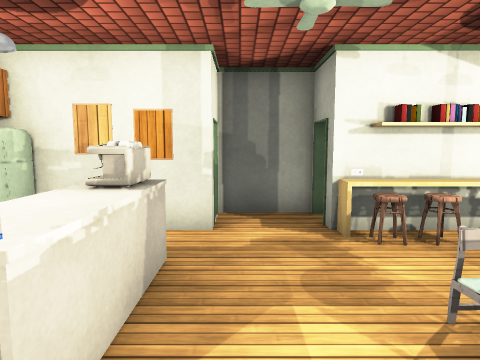
[1] (above)

12 first-person views from a walk through a scene from a Unity 3-D project. The camera is 1.5 m above the floor, tilts 6° down and sees 75° across. Doors are open. The floor is counted in squares, 1 m on a side. Each view is taken from the middle of a square. On the plan, view 1 faces up. The plan holds only what a view shows up to about 15 squares ahead; the rest is blank. The place goes on beyond the plan. The player character is not drawn. Some surface patterns are stand-ins.

[2]
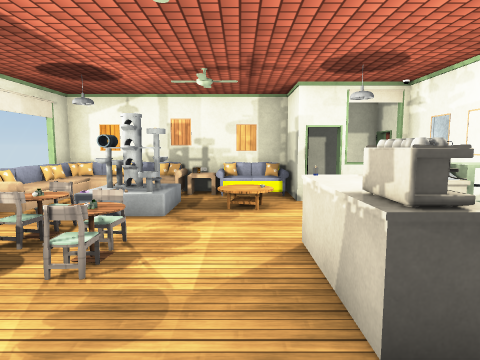

[3]
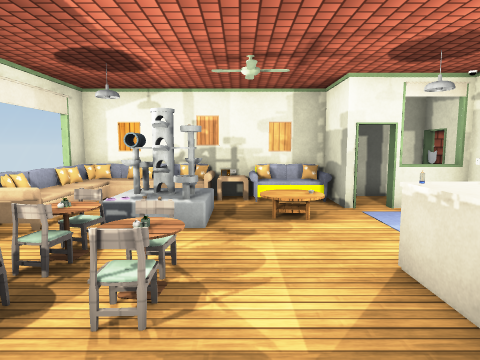

[4]
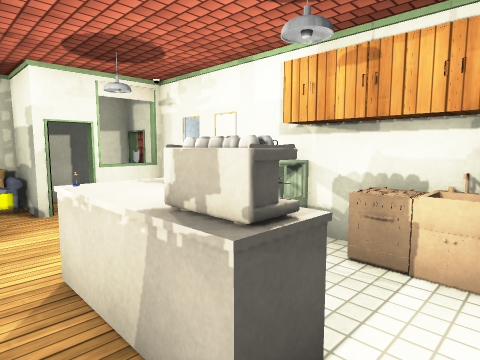

[5]
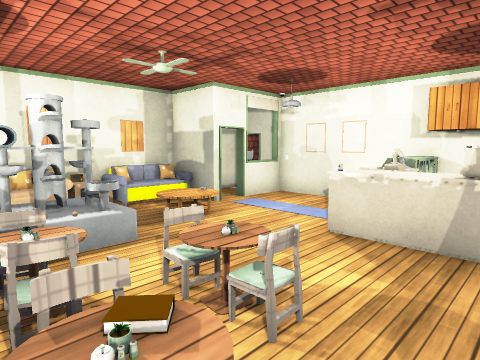

[6]
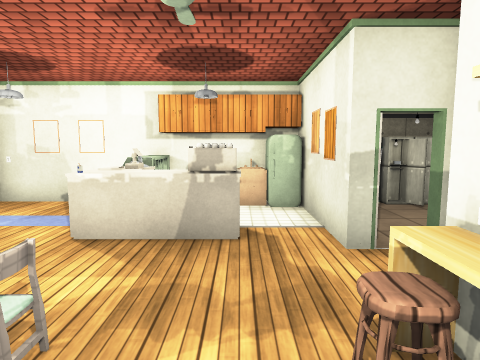

[7]
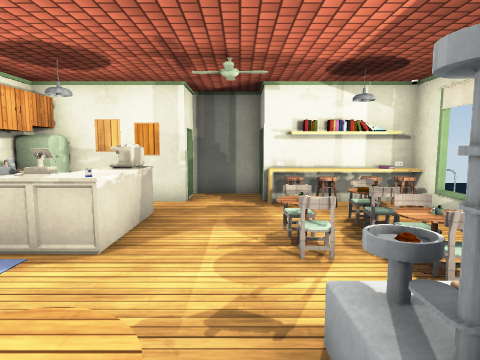

[8]
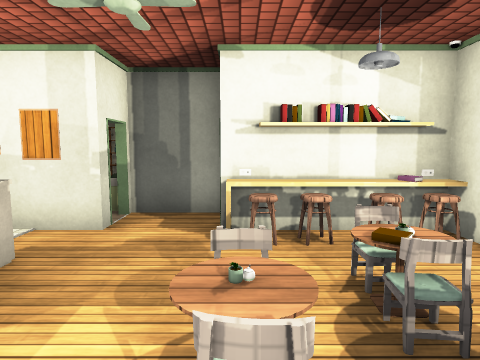

[9]
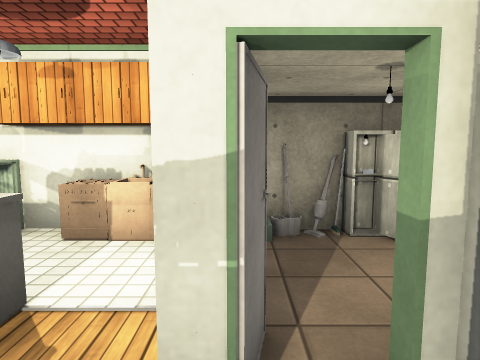

[10]
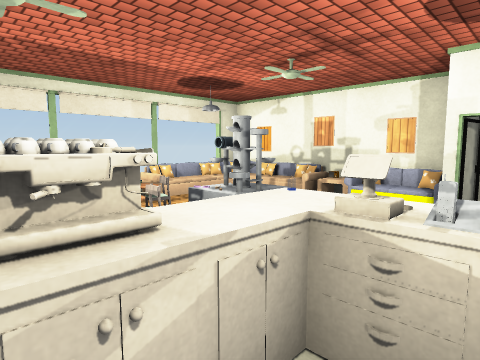

[11]
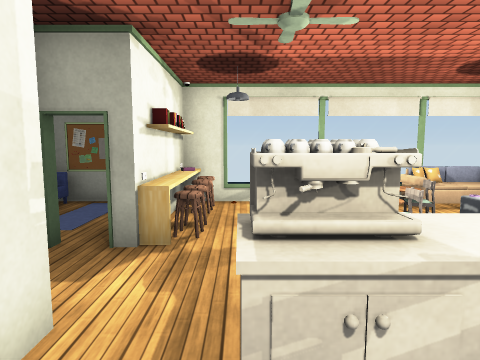

[12]
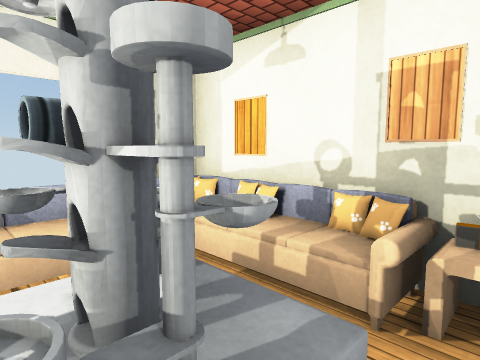

### Floor plan
Key: @ floor where view 1 was taken; # wall or solid block; x gap in a wall; . floor; D open door; = window, fence, low wall or low ledge; ^ raised ledge; v drop or lower ground; F fridge; S stool; B bookshelf; C chair; T table; P pillow; A sofa; R rug; O other object.
Columns run from 5 left of view 1 to 6 right of it. Each row starts with its distance up from view 1.
  9 OO       AAv
  8 OO..#   RRRv
  7 v=..####RRR
  6 O####..##
  5 vF.....SSSSB
  4 OO.#O...C..=
  3 vO.^O..TT..
  2 FFO^^..CC. v
  1 vFFR^..CCT v
  0 #....@..C==v
 -1 #......Ox.#P
 -2 #....O. O.#P
 -3 #=x#....O.==
 -4 D..#AA#=OO#v
 -5 vvvvAAvv##vv

Positions as (right, up) in squares from view 1, and headings:
1: (0, 0), facing up
2: (0, 6), facing down
3: (1, 5), facing down
4: (0, 5), facing down-left
5: (4, 4), facing down-left
6: (4, 4), facing left
7: (1, -3), facing up
8: (2, 0), facing up
9: (1, 6), facing left
10: (-3, 4), facing down-right
11: (-3, 4), facing right
12: (1, -1), facing down-right
